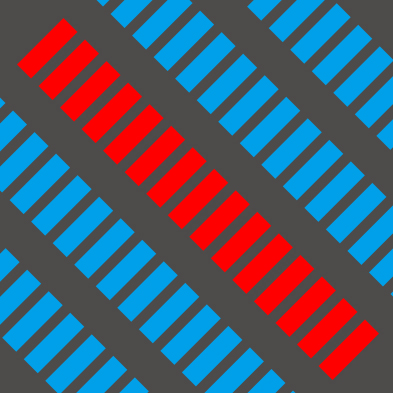
%> input picture code/new/figures/cTest_T.jpg, 393 x 393 px
$ octave cTestdemo.m   (GNU Octave 9; MATLAB toolbox functions it lacks are replaced by stand-ins)
%> lines starting %> are read from the running program, lines starting %| are printed output that depends on the picture
### code/new/mix.m
function [Y] = mix(T,R,k)
dx = k(1); dy = k(2); c = k(3);
Y = T + R + c * imtranslate(R,[dx,dy]);
end

### code/new/kernel/estKernel2.m
function [dx, dy, c] =  estKernel(I)
%% estimate the shift [dx dy] and the attenuation c
dim = ndims(I);
if dim == 3
    I = rgb2gray(I);
end
% Laplacian = [0 -1 0; -1 4 -1; 0 -1 0];
% resp = imfilter(I, Laplacian); % extract edge

hy = fspecial('sobel');
hx = hy';
Iy = imfilter(double(I), hy, 'replicate');
Ix = imfilter(double(I), hx, 'replicate');
gI = sqrt(Ix.^2+Iy.^2);
resp = gI;
%resp(abs(resp)>0.2) = 0;      % eliminate the strong edge that are likely
                           % belong to transmission layer)

auto_corr = xcorr2(abs(resp), abs(resp));

bdry = ceil(min(size(I))/2);         % eliminate the autocorrelation in boundary
auto_corr = auto_corr(1+bdry:end-bdry, 1+bdry:end-bdry);

max_1 = ordfilt2(auto_corr, 25, true(5));

center = ceil(size(auto_corr)/2);
auto_corr(center(1) - 6 : center(1) + 6, center(2) - 6 : center(2) + 6) = 0; % remove the autocorrelation in the neighbour of center for the edge have width

a = (auto_corr == max_1);
r = 5;
mask = zeros(2*r+1);
for i = 1:2*r+1
    for j = 1:2*r+1
        if (i-r-1)^2+(j-r-1)^2 <= r*r
            mask(i,j) = 1;
        end
    end
end
fa = imfilter(double(a),mask);
faa = fa.*a;
candidates = find(faa == 1);
candidates_val = auto_corr(candidates);

cur_max = 0;
dy = 0;
dx = 0;
offset = (size(auto_corr)+1)/2;
for i = 1 : length(candidates)
    if (candidates_val(i) >= cur_max)
        [dy, dx] = ind2sub(size(auto_corr), candidates(i));
        dy = dy - offset(1);
        dx = dx - offset(2);
        cur_max = candidates_val(i); % current maximum
    end
end
dx = ceil(dx);
dy = ceil(dy);
c = estAttenuation(I, dx, dy);

### code/new/cTestdemo.m
% compare estKernel.m and kernel.m on synthetic image

% use kernel2 and estKernel2 cause for artificial images
% we do not eliminate strong edges

addpath('figures');
addpath('kernel');

T = imread('cTest_T.jpg');
%> T is the input picture: size 393x393x3 uint8; mean R, G, B 78.1, 89.4, 108.9
R = imread('cTest_R.jpg');
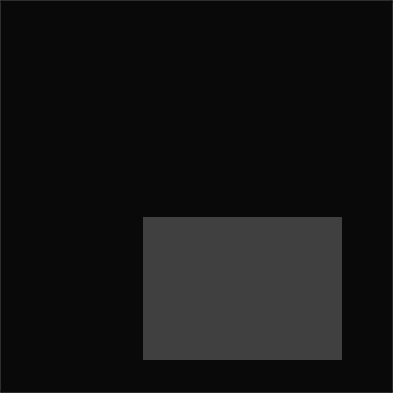
%> input picture code/new/figures/cTest_R.jpg, 393 x 393 px
%> R is the input picture: size 393x393x3 uint8; min 8, max 73, mean 19.5
% pattern from T: -22 -22
k = [10 -10 0.8]; dx = k(1); dy = k(2); c = k(3);
Y = mix(T,R,k); Y = rgb2gray(Y);
%> after `Y = rgb2gray(Y)`:
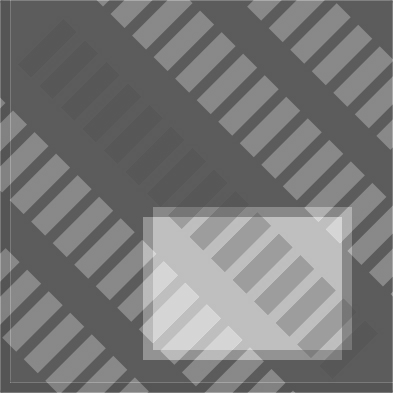
%> Y: size 393x393 uint8; min 82, max 219, mean 120.1
imwrite(Y, 'cTestdemo.jpg');
I = imread('cTestdemo.jpg');
%> I: size 393x393 uint8; min 73, max 222, mean 120.1
imshow(I);

[dx1, dy1, c1] =  estKernel2(I); % [21,22,0.6883]
%> in estKernel, `Ix = imfilter(double(I), hx, 'replicate');`:
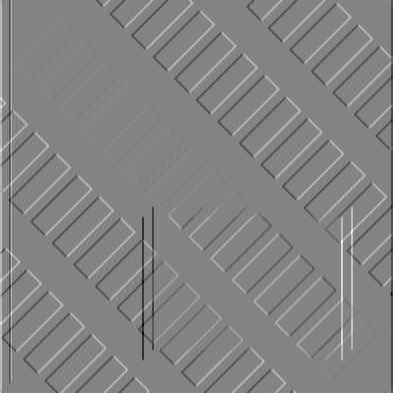
%> Ix: size 393x393 double; min -348, max 325, mean -0.1; drawn with min black and max white
%> in estKernel, `max_1 = ordfilt2(auto_corr, 25, true(5));`:
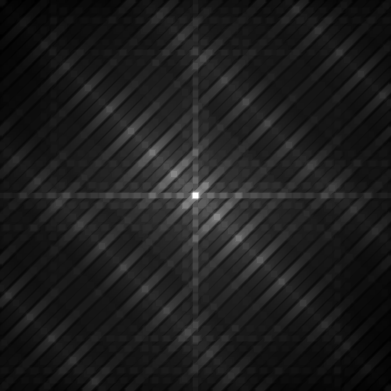
%> max_1: size 391x391 double; min 20704687.4, max 475535632, mean 73150862.6; drawn with min black and max white
%> in estKernel, `auto_corr(center(1) - 6 : center(1) + 6, center(2) - 6 : center(2) + 6..`:
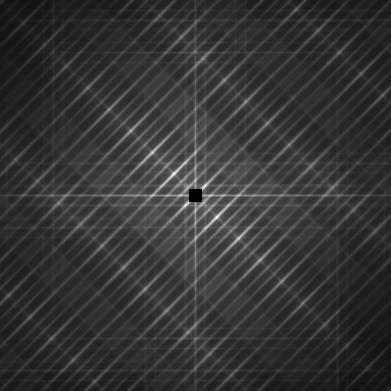
%> auto_corr: size 391x391 double; min 0, max 262099537.5, mean 55499733.8; drawn with min black and max white
%> in estKernel, `a = (auto_corr == max_1);`:
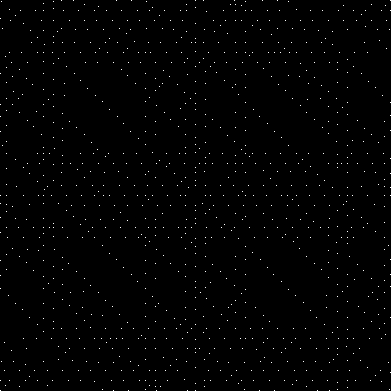
%> a: size 391x391 logical; 0.73% white in thin lines or dots
%> in estKernel, `fa = imfilter(double(a),mask);`:
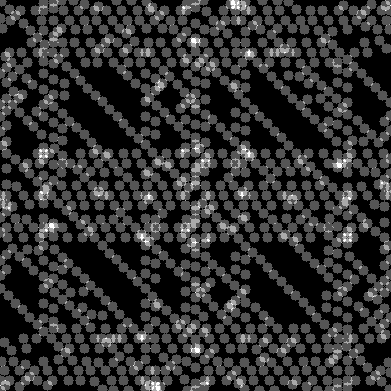
%> fa: size 391x391 double; min 0, max 3, mean 0.574; drawn with min black and max white
%> in estKernel, `candidates = find(faa == 1);`: candidates = 1016 values from 19 to 152863
%> in estKernel, `candidates_val = auto_corr(candidates);`: candidates_val = 1016 values, max 262099537.5 at index 443, min 30024867.2 at index 1, mean 80385252.3
%> the loop in estKernel, `for i = 1 : length(candidates)` made 1016 passes
%> (dy, dx, cur_max) on passes 1, 2, 3, 4, 5, 6, 10, 30, 39: (-177, -195, 30024867.2), (-122, -195, 32892135), (-91, -195, 34965596.6), (-79, -195, 41672199.5), (-64, -195, 66665951.7), (0, -195, 69093712.8), (65, -195, 73571281.7), (-27, -189, 81681654), (100, -187, 109245742.9)
%> after the loop in estKernel, `for i = 1 : length(candidates)`: cur_max = 262099537.5; dx = 21; dy = 22
%> the run ends on the next line
